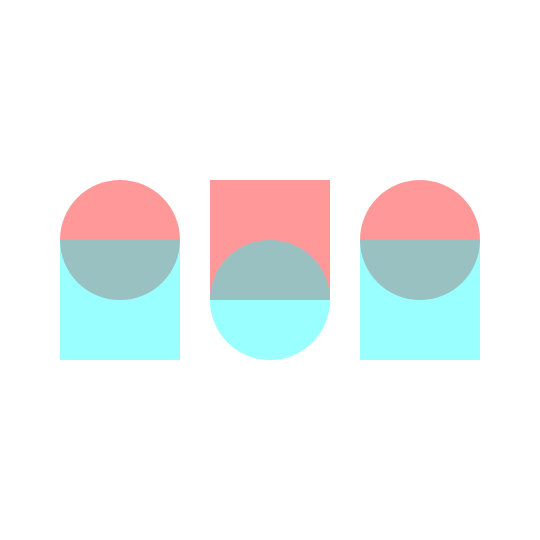
Frame 1 (no input)
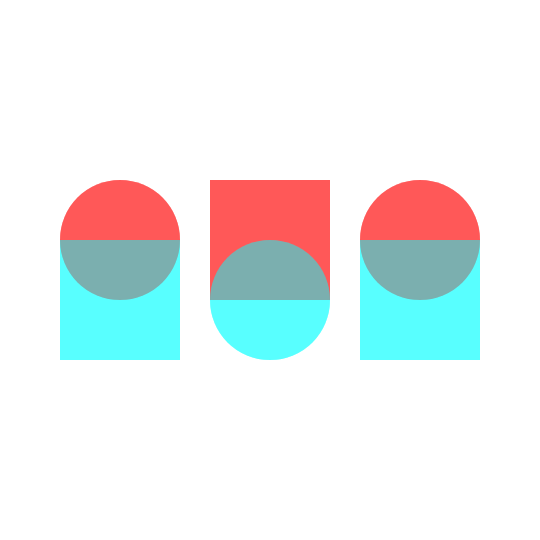
Frame 60 (no input)
Frame 120 (the mouse pressed at the canvas centre since frame 60): identical to frame 60, image omitted

The p5.js sketch that drew these frames (run headless with seeded random() and noise() and a simulated clock; from frame 60 on, the mouse is pressed at the canvas centre):

// p5.js sketch
// ── sketch.js
// Canvas is 540 * 540 pixels
function setup(){
  createCanvas(540, 540);
}
 // red and cyan colors overlapping with incrementing alpha
function draw(){
  // background color is white
  background(255, 90);
  
  // no outline stroke in shapes
  noStroke();
  
  // RED color
  // red square with 30% alpha
  rectMode(RADIUS);
  fill('rgba(255, 0, 0, .4)');
  circle(120, 240, 120);
  
  // red square with 60% alpha
  rectMode(RADIUS);
  fill('rgba(255, 0, 0, .4)');
  rect(270, 240, 60, 60);
  
  // red square with 90% alpha
  rectMode(RADIUS);
  fill('rgba(255, 0, 0, .4)');
  circle(420, 240, 120);
  
  // CYAN color
  // cyan square with 30% alpha
  rectMode(RADIUS);
  fill('rgba(0, 255, 255, .4)');
  rect(120, 300, 60, 60);
  
  // cyan square with 60% alpha
  rectMode(RADIUS);
  fill('rgba(0, 255, 255, .4)');
  circle(270, 300, 120);
  
  // cyan square with 90% alpha
  rectMode(RADIUS);
  fill('rgba(0, 255, 255, .4)');
  rect(420, 300, 60, 60);
  
  /*
  let a = color('rgba(255, 0, 0, 1)');
  let b = color('rgba(0, 255, 0, 1)');
  let c = lerpColor(a, b, .5);
  rectMode(RADIUS);
  fill(c);
  rect(420, 270, 60, 30);
  */
}
